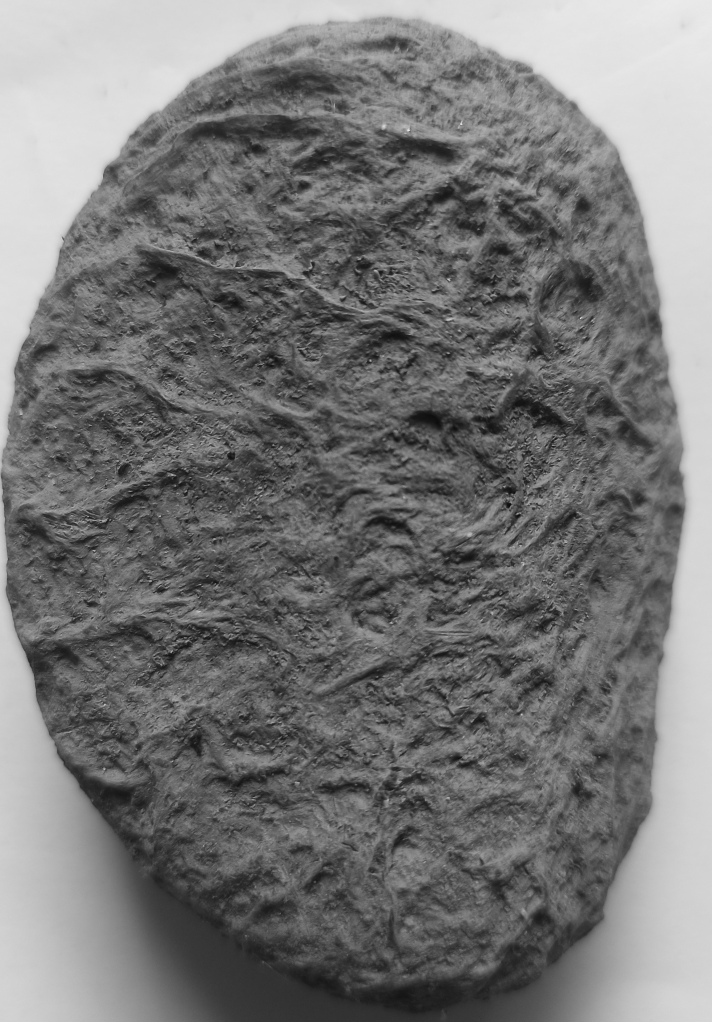
#> input picture grayscale.jpg, 2135 x 3065 px (shown at 1/3 size)
$ python MatrixGambar.py
#> lines starting #> are read from the running program, lines starting #| are printed output that depends on the picture
import matplotlib.image as image
import cv2

img=cv2.imread('grayscale.jpg')
#> img is the input picture: shape (3065, 2135, 3); min 1, max 243, mean 118.8
a = cv2.resize(img, (128,128))
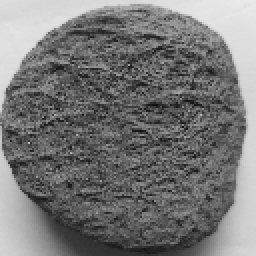
#> a: shape (128, 128, 3) (shown 2 times larger); min 13, max 235, mean 118.7
print('The Shape of the image is:',img.shape)
#| The Shape of the image is: (3065, 2135, 3)
print('The image as array is:')
print(a)
#> (printed output is left out)
